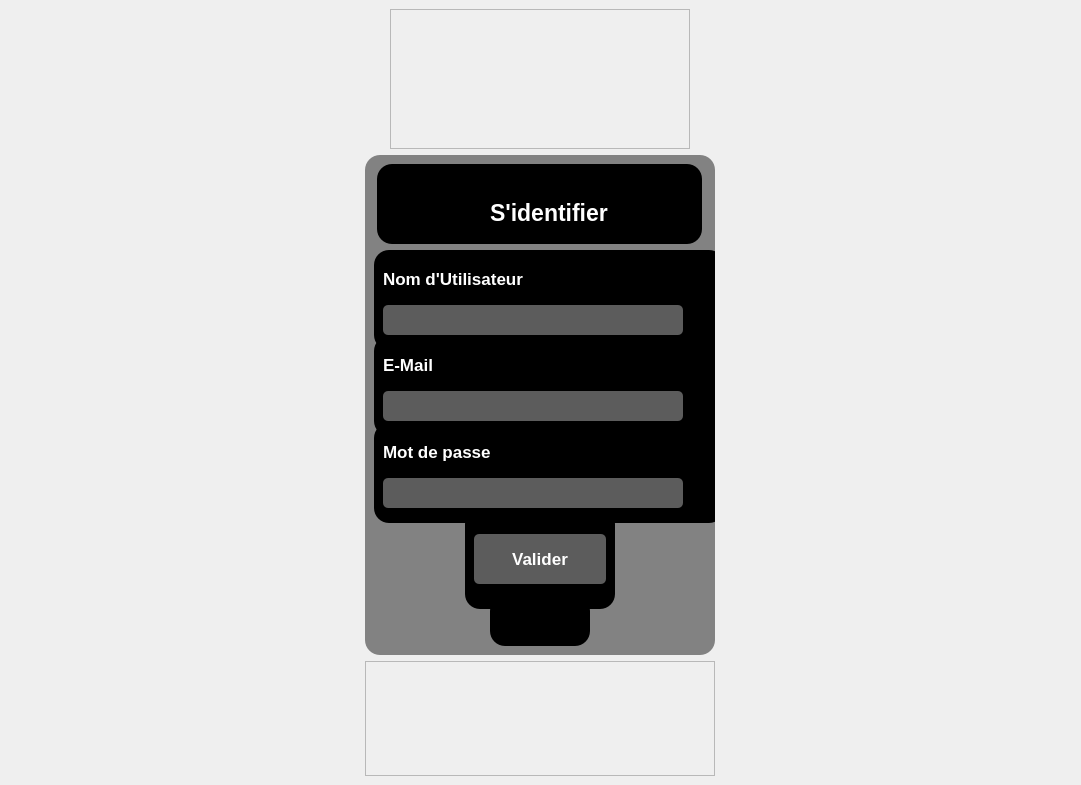
<?xml version="1.0" encoding="UTF-8"?>
<ui version="4.0">
 <class>MainWindow</class>
 <widget class="QMainWindow" name="MainWindow">
  <property name="geometry">
   <rect>
    <x>0</x>
    <y>0</y>
    <width>1081</width>
    <height>785</height>
   </rect>
  </property>
  <property name="windowTitle">
   <string>MainWindow</string>
  </property>
  <property name="styleSheet">
   <string notr="true"/>
  </property>
  <widget class="QWidget" name="centralwidget">
   <property name="styleSheet">
    <string notr="true">#centralwidget{
border-image: url(:/images/images/colorkit (5).png);
}</string>
   </property>
   <layout class="QGridLayout" name="gridLayout">
    <item row="2" column="0">
     <widget class="QFrame" name="frameMire">
      <property name="minimumSize">
       <size>
        <width>350</width>
        <height>500</height>
       </size>
      </property>
      <property name="maximumSize">
       <size>
        <width>350</width>
        <height>500</height>
       </size>
      </property>
      <property name="styleSheet">
       <string notr="true">background-color: rgba(92, 92, 92, 190);
border-radius:15
</string>
      </property>
      <property name="frameShape">
       <enum>QFrame::StyledPanel</enum>
      </property>
      <property name="frameShadow">
       <enum>QFrame::Raised</enum>
      </property>
      <layout class="QVBoxLayout" name="verticalLayout">
       <item alignment="Qt::AlignHCenter">
        <widget class="QFrame" name="frameTop">
         <property name="minimumSize">
          <size>
           <width>325</width>
           <height>80</height>
          </size>
         </property>
         <property name="maximumSize">
          <size>
           <width>325</width>
           <height>80</height>
          </size>
         </property>
         <property name="styleSheet">
          <string notr="true">background-color: rgba(0, 0, 0, 0, 0);</string>
         </property>
         <property name="frameShape">
          <enum>QFrame::StyledPanel</enum>
         </property>
         <property name="frameShadow">
          <enum>QFrame::Raised</enum>
         </property>
         <layout class="QHBoxLayout" name="horizontalLayout_2">
          <item alignment="Qt::AlignHCenter">
           <widget class="QFrame" name="frameRetour">
            <property name="minimumSize">
             <size>
              <width>50</width>
              <height>50</height>
             </size>
            </property>
            <property name="maximumSize">
             <size>
              <width>50</width>
              <height>50</height>
             </size>
            </property>
            <property name="frameShape">
             <enum>QFrame::StyledPanel</enum>
            </property>
            <property name="frameShadow">
             <enum>QFrame::Raised</enum>
            </property>
            <layout class="QHBoxLayout" name="horizontalLayout_3">
             <property name="rightMargin">
              <number>9</number>
             </property>
             <property name="bottomMargin">
              <number>9</number>
             </property>
             <item>
              <widget class="QPushButton" name="pushButton">
               <property name="minimumSize">
                <size>
                 <width>40</width>
                 <height>40</height>
                </size>
               </property>
               <property name="maximumSize">
                <size>
                 <width>40</width>
                 <height>40</height>
                </size>
               </property>
               <property name="styleSheet">
                <string notr="true">border-image: url(:/images/C:/Users/defaultuser0/Downloads/fleche.png);</string>
               </property>
               <property name="text">
                <string/>
               </property>
              </widget>
             </item>
            </layout>
           </widget>
          </item>
          <item>
           <widget class="QFrame" name="frameTitre">
            <property name="minimumSize">
             <size>
              <width>100</width>
              <height>60</height>
             </size>
            </property>
            <property name="maximumSize">
             <size>
              <width>300</width>
              <height>60</height>
             </size>
            </property>
            <property name="styleSheet">
             <string notr="true">background-color: rgba(0, 0, 0, 0, 0);</string>
            </property>
            <property name="frameShape">
             <enum>QFrame::StyledPanel</enum>
            </property>
            <property name="frameShadow">
             <enum>QFrame::Raised</enum>
            </property>
            <layout class="QVBoxLayout" name="verticalLayout_5">
             <property name="rightMargin">
              <number>85</number>
             </property>
             <item>
              <widget class="QLabel" name="titre">
               <property name="minimumSize">
                <size>
                 <width>100</width>
                 <height>60</height>
                </size>
               </property>
               <property name="maximumSize">
                <size>
                 <width>1500</width>
                 <height>60</height>
                </size>
               </property>
               <property name="font">
                <font>
                 <family>Tahoma</family>
                 <pointsize>17</pointsize>
                 <weight>75</weight>
                 <bold>true</bold>
                </font>
               </property>
               <property name="styleSheet">
                <string notr="true">color: rgb(255, 255, 255);</string>
               </property>
               <property name="text">
                <string>S'identifier</string>
               </property>
              </widget>
             </item>
            </layout>
           </widget>
          </item>
         </layout>
        </widget>
       </item>
       <item alignment="Qt::AlignHCenter">
        <widget class="QFrame" name="frameUser">
         <property name="minimumSize">
          <size>
           <width>350</width>
           <height>100</height>
          </size>
         </property>
         <property name="maximumSize">
          <size>
           <width>350</width>
           <height>100</height>
          </size>
         </property>
         <property name="styleSheet">
          <string notr="true">background-color: rgba(0, 0, 0, 0, 0);</string>
         </property>
         <property name="frameShape">
          <enum>QFrame::StyledPanel</enum>
         </property>
         <property name="frameShadow">
          <enum>QFrame::Raised</enum>
         </property>
         <layout class="QVBoxLayout" name="verticalLayout_7">
          <item>
           <widget class="QLabel" name="titreUser">
            <property name="minimumSize">
             <size>
              <width>160</width>
              <height>30</height>
             </size>
            </property>
            <property name="maximumSize">
             <size>
              <width>160</width>
              <height>30</height>
             </size>
            </property>
            <property name="font">
             <font>
              <family>Tahoma</family>
              <pointsize>13</pointsize>
              <weight>75</weight>
              <bold>true</bold>
             </font>
            </property>
            <property name="styleSheet">
             <string notr="true">color: rgb(255, 255, 255);</string>
            </property>
            <property name="text">
             <string>Nom d'Utilisateur</string>
            </property>
           </widget>
          </item>
          <item>
           <widget class="QLineEdit" name="inputUser">
            <property name="minimumSize">
             <size>
              <width>300</width>
              <height>30</height>
             </size>
            </property>
            <property name="maximumSize">
             <size>
              <width>300</width>
              <height>30</height>
             </size>
            </property>
            <property name="styleSheet">
             <string notr="true">background-color: rgb(92, 92, 92);
color: rgb(255, 255, 255);
selection-color: rgb(92, 92, 92);
selection-background-color: rgb(255, 255, 255);
border-radius: 5
</string>
            </property>
           </widget>
          </item>
         </layout>
        </widget>
       </item>
       <item alignment="Qt::AlignHCenter">
        <widget class="QFrame" name="frameLogin">
         <property name="minimumSize">
          <size>
           <width>350</width>
           <height>100</height>
          </size>
         </property>
         <property name="maximumSize">
          <size>
           <width>350</width>
           <height>100</height>
          </size>
         </property>
         <property name="styleSheet">
          <string notr="true">background-color: rgba(0, 0, 0, 0, 0);</string>
         </property>
         <property name="frameShape">
          <enum>QFrame::StyledPanel</enum>
         </property>
         <property name="frameShadow">
          <enum>QFrame::Raised</enum>
         </property>
         <layout class="QVBoxLayout" name="verticalLayout_2">
          <item>
           <widget class="QLabel" name="titreMail">
            <property name="minimumSize">
             <size>
              <width>60</width>
              <height>30</height>
             </size>
            </property>
            <property name="maximumSize">
             <size>
              <width>60</width>
              <height>30</height>
             </size>
            </property>
            <property name="font">
             <font>
              <family>Tahoma</family>
              <pointsize>13</pointsize>
              <weight>75</weight>
              <bold>true</bold>
             </font>
            </property>
            <property name="styleSheet">
             <string notr="true">color: rgb(255, 255, 255);</string>
            </property>
            <property name="text">
             <string>E-Mail</string>
            </property>
           </widget>
          </item>
          <item>
           <widget class="QLineEdit" name="inputMail">
            <property name="minimumSize">
             <size>
              <width>300</width>
              <height>30</height>
             </size>
            </property>
            <property name="maximumSize">
             <size>
              <width>300</width>
              <height>30</height>
             </size>
            </property>
            <property name="font">
             <font>
              <family>Tahoma</family>
              <pointsize>10</pointsize>
             </font>
            </property>
            <property name="styleSheet">
             <string notr="true">background-color: rgb(92, 92, 92);
color: rgb(255, 255, 255);
selection-color: rgb(92, 92, 92);
selection-background-color: rgb(255, 255, 255);
border-radius: 5
</string>
            </property>
           </widget>
          </item>
         </layout>
        </widget>
       </item>
       <item alignment="Qt::AlignHCenter">
        <widget class="QFrame" name="framePassword">
         <property name="minimumSize">
          <size>
           <width>350</width>
           <height>100</height>
          </size>
         </property>
         <property name="maximumSize">
          <size>
           <width>350</width>
           <height>100</height>
          </size>
         </property>
         <property name="styleSheet">
          <string notr="true">background-color: rgba(0, 0, 0, 0, 0);</string>
         </property>
         <property name="frameShape">
          <enum>QFrame::StyledPanel</enum>
         </property>
         <property name="frameShadow">
          <enum>QFrame::Raised</enum>
         </property>
         <layout class="QVBoxLayout" name="verticalLayout_3">
          <item>
           <widget class="QLabel" name="titrePassword">
            <property name="maximumSize">
             <size>
              <width>120</width>
              <height>30</height>
             </size>
            </property>
            <property name="font">
             <font>
              <family>Tahoma</family>
              <pointsize>13</pointsize>
              <weight>75</weight>
              <bold>true</bold>
             </font>
            </property>
            <property name="styleSheet">
             <string notr="true">color: rgb(255, 255, 255);</string>
            </property>
            <property name="text">
             <string>Mot de passe</string>
            </property>
           </widget>
          </item>
          <item>
           <widget class="QLineEdit" name="inputPassword">
            <property name="minimumSize">
             <size>
              <width>300</width>
              <height>30</height>
             </size>
            </property>
            <property name="maximumSize">
             <size>
              <width>300</width>
              <height>30</height>
             </size>
            </property>
            <property name="font">
             <font>
              <family>Tahoma</family>
              <pointsize>10</pointsize>
             </font>
            </property>
            <property name="styleSheet">
             <string notr="true">background-color: rgb(92, 92, 92);
color: rgb(255, 255, 255);
selection-color: rgb(92, 92, 92);
selection-background-color: rgb(255, 255, 255);
border-radius: 5
</string>
            </property>
            <property name="echoMode">
             <enum>QLineEdit::Password</enum>
            </property>
           </widget>
          </item>
         </layout>
        </widget>
       </item>
       <item alignment="Qt::AlignHCenter">
        <widget class="QFrame" name="frameBouton">
         <property name="minimumSize">
          <size>
           <width>150</width>
           <height>100</height>
          </size>
         </property>
         <property name="maximumSize">
          <size>
           <width>150</width>
           <height>100</height>
          </size>
         </property>
         <property name="styleSheet">
          <string notr="true">background-color: rgba(0, 0, 0, 0, 0);</string>
         </property>
         <property name="frameShape">
          <enum>QFrame::StyledPanel</enum>
         </property>
         <property name="frameShadow">
          <enum>QFrame::Raised</enum>
         </property>
         <layout class="QVBoxLayout" name="verticalLayout_4">
          <item>
           <widget class="QPushButton" name="boutonValider">
            <property name="maximumSize">
             <size>
              <width>150</width>
              <height>50</height>
             </size>
            </property>
            <property name="font">
             <font>
              <family>Tahoma</family>
              <pointsize>13</pointsize>
              <weight>75</weight>
              <bold>true</bold>
             </font>
            </property>
            <property name="styleSheet">
             <string notr="true">QPushButton {
color: rgb(255, 255, 255);
background-color: rgb(92, 92, 92);
border-radius: 5
}

QPushButton:hover {
color: rgb(255, 255, 255);
background-color: rgb(52, 52, 52);
border-radius: 5
}

QPushButton:pressed {
color: rgb(255, 255, 255);
background-color: rgb(92, 92, 92);
border-radius: 5
}
</string>
            </property>
            <property name="text">
             <string>Valider</string>
            </property>
           </widget>
          </item>
         </layout>
        </widget>
       </item>
       <item alignment="Qt::AlignHCenter">
        <widget class="QFrame" name="frameCreerCompte">
         <property name="minimumSize">
          <size>
           <width>100</width>
           <height>50</height>
          </size>
         </property>
         <property name="maximumSize">
          <size>
           <width>100</width>
           <height>50</height>
          </size>
         </property>
         <property name="styleSheet">
          <string notr="true">background-color: rgba(0, 0, 0, 0, 0);</string>
         </property>
         <property name="frameShape">
          <enum>QFrame::StyledPanel</enum>
         </property>
         <property name="frameShadow">
          <enum>QFrame::Raised</enum>
         </property>
         <layout class="QVBoxLayout" name="verticalLayout_6">
          <item>
           <widget class="QLabel" name="boutonCreerCompte">
            <property name="minimumSize">
             <size>
              <width>25</width>
              <height>25</height>
             </size>
            </property>
            <property name="maximumSize">
             <size>
              <width>80</width>
              <height>25</height>
             </size>
            </property>
            <property name="text">
             <string>Créer un compte</string>
            </property>
           </widget>
          </item>
         </layout>
        </widget>
       </item>
      </layout>
     </widget>
    </item>
    <item row="0" column="0" alignment="Qt::AlignHCenter">
     <widget class="QFrame" name="frame">
      <property name="minimumSize">
       <size>
        <width>300</width>
        <height>140</height>
       </size>
      </property>
      <property name="maximumSize">
       <size>
        <width>300</width>
        <height>160</height>
       </size>
      </property>
      <property name="styleSheet">
       <string notr="true">border-image: url(:/images/images/TASKFLOW (3).png);</string>
      </property>
      <property name="frameShape">
       <enum>QFrame::StyledPanel</enum>
      </property>
      <property name="frameShadow">
       <enum>QFrame::Raised</enum>
      </property>
      <layout class="QHBoxLayout" name="horizontalLayout"/>
     </widget>
    </item>
    <item row="3" column="0">
     <widget class="QFrame" name="frame_2">
      <property name="frameShape">
       <enum>QFrame::StyledPanel</enum>
      </property>
      <property name="frameShadow">
       <enum>QFrame::Raised</enum>
      </property>
     </widget>
    </item>
   </layout>
  </widget>
 </widget>
 <resources>
  <include location="res.qrc"/>
 </resources>
 <connections/>
</ui>
